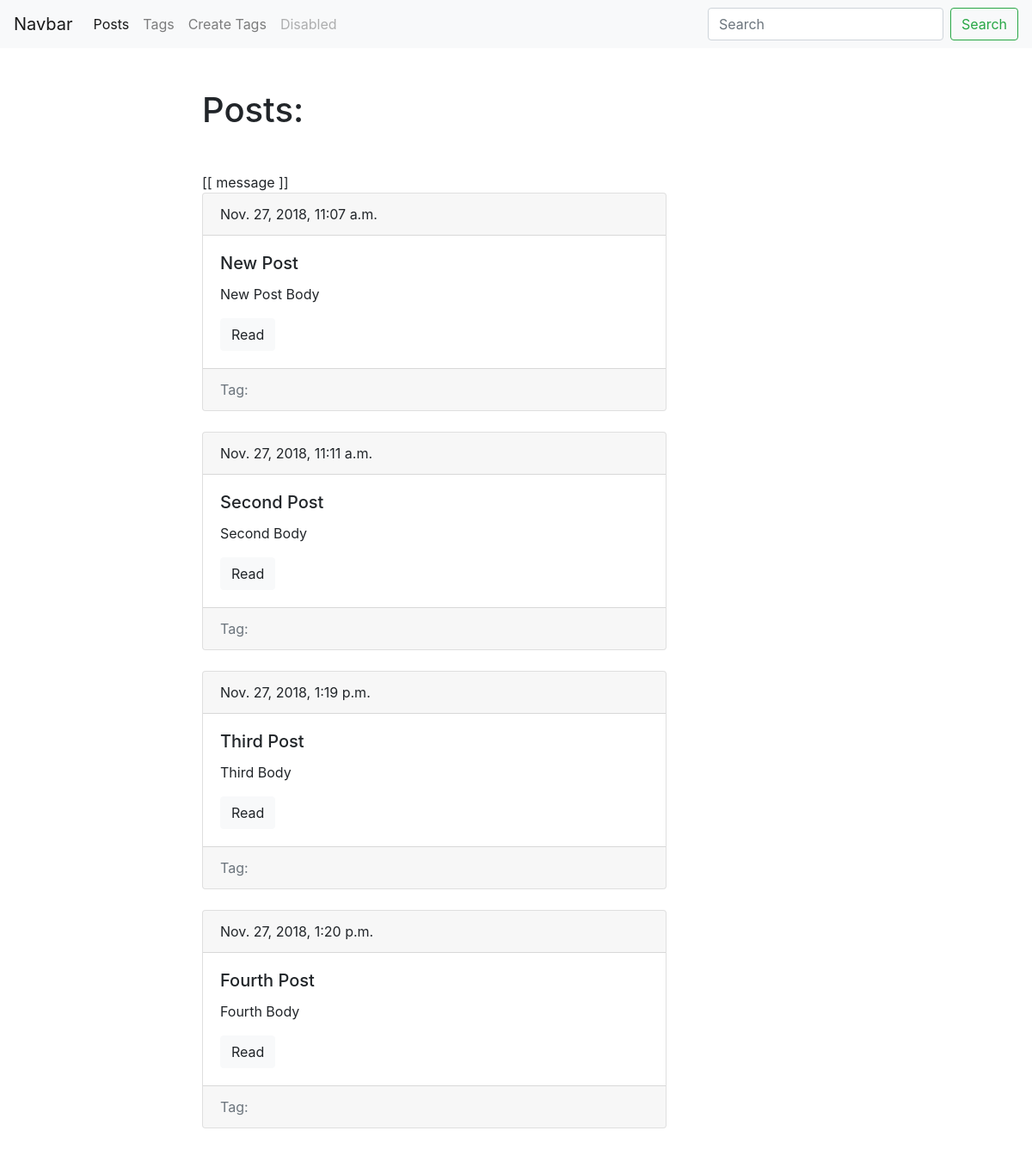
The app's page /, older data.
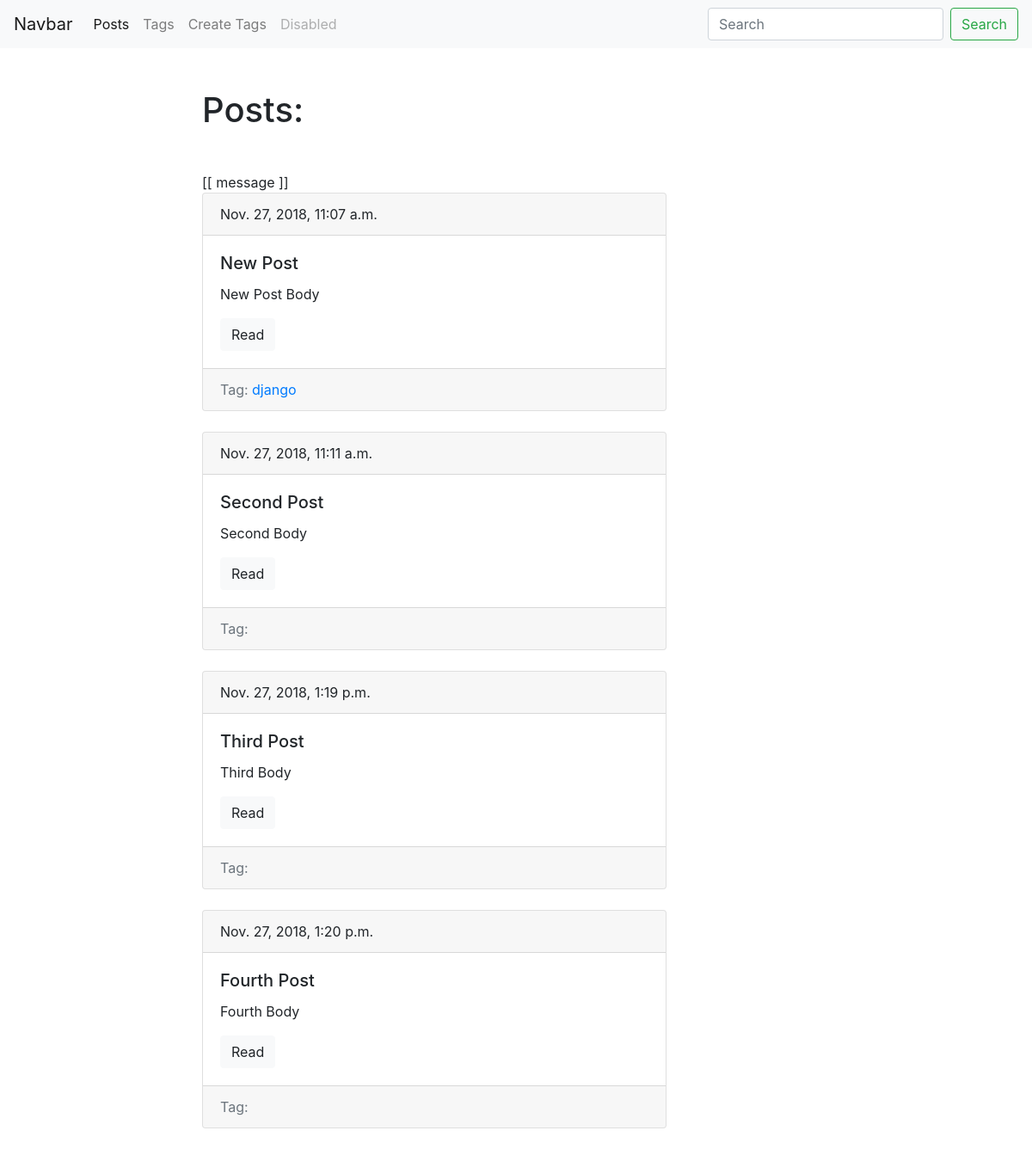
The same page, newer data.
### blog/models.py (models this page shows, shortened)
class Posts(models.Model):
	title = models.CharField(max_length=150, db_index=True)
	slug = models.SlugField(max_length=150, unique=True)
	body = models.TextField(blank=True, db_index=True)
	tags = models.ManyToManyField('Tag', blank=True, related_name='posts')
	date_pub = models.DateTimeField(auto_now_add=True)
	def get_absolute_url(self):
		return reverse('post_detail_url', kwargs={'slug': self.slug})

class Tag(models.Model):
	title = models.CharField(max_length = 50)
	slug = models.SlugField(max_length = 50, unique=True)
	def get_absolute_url(self):
		return reverse('tag_detail_url', kwargs={'slug': self.slug})

### blog/views.py (the view)
# urls.py: path('', posts_list, name='posts_list_url'),
def posts_list(request):
	posts = Posts.objects.all()
	n = 'MaG'
	return render(request, 'blog/index.html', context = {'posts': posts})

### blog/templates/blog/index.html (shortened to what this page needs)
{% extends 'blog/base_blog.html' %}
{% block content %}
	<h1 class="mb-5">Posts:</h1>
	<div id='app'>
			[[ message ]]
		</div>
	{% for post in posts %}
		{% include 'blog/includes/post_card_template.html' %}
	{% endfor %}
{% endblock %}

### blog/templates/blog/includes/post_card_template.html
<div class="card mb-4">
	<div class="card-header">
		    {{ post.date_pub }}
	</div>
	<div class="card-body">
		<h5 class="card-title">{{ post.title }}</h5>
		<p class="card-text">{{ post.body|truncatewords:15 }}</p>
		<a href="{{ post.get_absolute_url }}" class="btn btn-light">Read</a>
	</div>
	<div class="card-footer text-muted">
		Tag:
		{% for tag in post.tags.all %}
			<a href="{{ tag.get_absolute_url }}">{{ tag.title }}</a>
		{% endfor %}
	</div>
</div>

Row changes from the older to the newer data that the page shows:
added Tag: title "django", shown under Posts "New Post"
